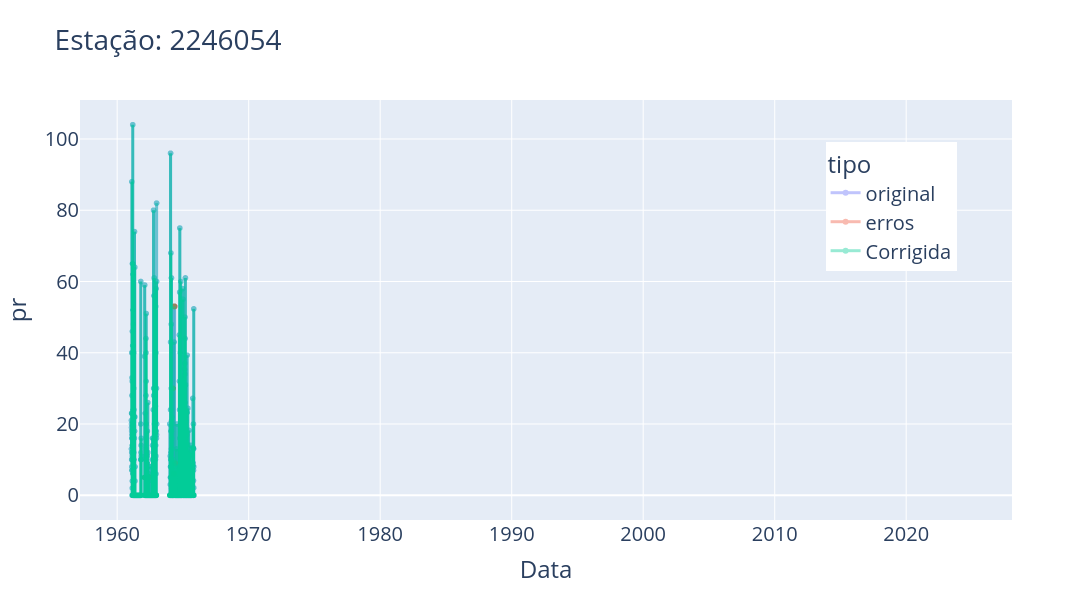

The notebook cell this image was saved under:
### Markdown cell above
Decidiu usar dados observados, o que podemos encontrar?

### Code cell
df = pd.read_csv('prec_erro_2246054.csv')
fig = px.line(df, x='time', y='pr', color='tipo', markers=True,
                  title=f'Estação: {2246054}', width=1350, height=600).update_traces(opacity=.4)
fig.update_layout(xaxis_title="Data", font=dict(size=20), legend=dict(x=0.8,y=0.9))
fig.update_traces(line=dict(width=3),hoverlabel=dict(font_size=20))
fig.show()

### Figure 1 — Plotly figure (JSON) as saved in the notebook; plotly's stock layout.template omitted (floating-point values rounded to 4 significant figures; data arrays with more than 128 entries replaced by an {"elided": "..."} marker saying what was removed)
{"data": [{"hoverlabel": {"font": {"size": 20}}, "hovertemplate": "tipo=original<br>time=%{x}<br>pr=%{y}<extra></extra>", "legendgroup": "original", "line": {"color": "#636efa", "dash": "solid", "width": 3}, "marker": {"symbol": "circle"}, "mode": "lines+markers", "name": "original", "opacity": 0.4, "showlegend": true, "type": "scattergl", "x": {"elided": "23090 str values"}, "xaxis": "x", "y": {"elided": "23090 float values"}, "yaxis": "y"}, {"hoverlabel": {"font": {"size": 20}}, "hovertemplate": "tipo=erros<br>time=%{x}<br>pr=%{y}<extra></extra>", "legendgroup": "erros", "line": {"color": "#EF553B", "dash": "solid", "width": 3}, "marker": {"symbol": "circle"}, "mode": "lines+markers", "name": "erros", "opacity": 0.4, "showlegend": true, "type": "scattergl", "x": {"elided": "23090 str values"}, "xaxis": "x", "y": {"elided": "23090 float values"}, "yaxis": "y"}, {"hoverlabel": {"font": {"size": 20}}, "hovertemplate": "tipo=Corrigida<br>time=%{x}<br>pr=%{y}<extra></extra>", "legendgroup": "Corrigida", "line": {"color": "#00cc96", "dash": "solid", "width": 3}, "marker": {"symbol": "circle"}, "mode": "lines+markers", "name": "Corrigida", "opacity": 0.4, "showlegend": true, "type": "scattergl", "x": {"elided": "23090 str values"}, "xaxis": "x", "y": {"elided": "23090 float values"}, "yaxis": "y"}], "layout": {"font": {"size": 20}, "height": 600, "legend": {"title": {"text": "tipo"}, "tracegroupgap": 0, "x": 0.8, "y": 0.9}, "title": {"text": "Estação: 2246054"}, "width": 1350, "xaxis": {"anchor": "y", "domain": [0, 1], "title": {"text": "Data"}}, "yaxis": {"anchor": "x", "domain": [0, 1], "title": {"text": "pr"}}}}
